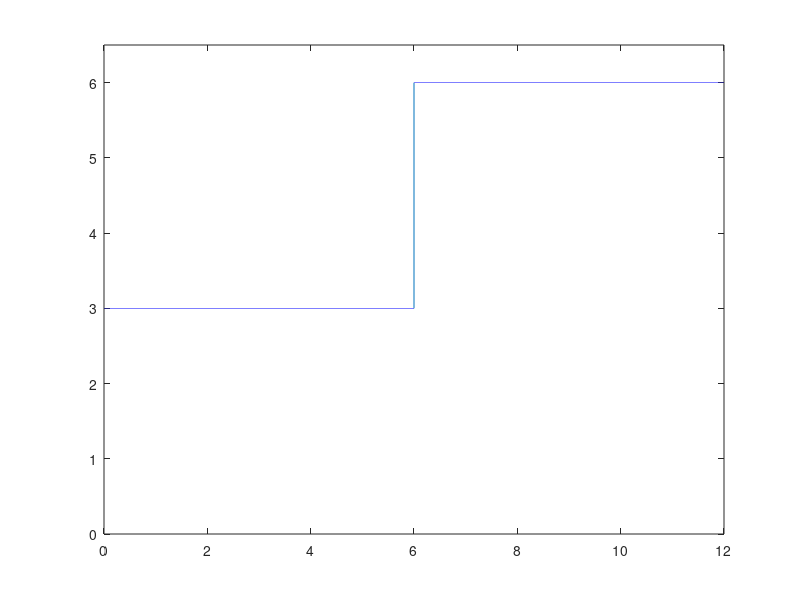

Recreate this plot in MATLAB. (Note: this script raises an error after producing the figure.)
% sudden transition
clear;
clear;
xmin=-10;
xmax=10;
nx=1000;
dx=(xmax-xmin)./nx;
x=zeros(1,nx);
for j=1:nx
    x(j)=dx*(j-nx/2);
end
% x=linspace(xmin,xmax,nx);
tmin=0;
tmax=12;
nt=240000;
dt=(tmax-tmin)/nt;
t=zeros(1,nt);
for i=1:nt
    t(i)=i*dt;
end
% t=linspace(tmin,tmax,nt);

w_i=3;
w_f=6;
w(1:nt/2)=w_i;
w(nt/2:nt)=w_f;
% a=(w_f+w_i)/2;
% b=(w_f-w_i)/2;
% dT=0.001;
% w=a+b.*(tanh((t-6)./dT));
figure(1)
plot(t,w)
axis([0 tmax 0 6.5])

   V_i=0.5*(w_i.*x).^2;
   
   psi_i=((w_i/pi)^0.25).*exp(-(w_i/2).*x.^2);
   
   R_initial=real(psi_i);
   I_initial=imag(psi_i);

   I_next1=zeros(1,nx);
   R_next1=zeros(1,nx);
   % Initial run of Im(psi) and Re(psi)
   for n=2:nx-1
    I_next1(n)=I_initial(n)+(dt/(2*(dx^2)))*(R_initial(n+1)-2*R_initial(n)+R_initial(n-1))-dt*V_i(n)*R_initial(n);
    I_next1(1)=0;
    I_next1(nx)=0;
   end
   for n=2:nx-1
    R_next1(n)=R_initial(n)-(dt/(2*(dx^2)))*(I_initial(n+1)-2*I_initial(n)+I_initial(n-1))+dt*V_i(n)*I_initial(n);   
    R_next1(1)=0;
    R_next1(nx)=0;
   end
   
   R_current=R_next1;
   I_current=I_next1;
   I_next=zeros(1,nx);
   R_next=zeros(1,nx);
   
   for i=1:240000
    
    V=0.5*(w(i).*x).^2;
    
    [I_next]= imag_psi(x, nx, I_current, R_current, dt, dx, w(i));
    I_current=I_next;
    [R_next]= real_psi(x, nx, R_current, I_current, dt, dx, w(i));
    R_current=R_next;

    pd=R_current.^2+I_current.^2;
    
    if rem(i, 1200)==0
        
    figure(2)
    plot(x,R_current,'r')
    hold on
    plot(x,I_current,'b')
    plot(x,pd,'-k')
    plot(x,V)
    hold off
    xlabel('x','Fontsize', 24)
    title('Probability density, real and imaginary part of psi','Fontsize', 24)
    set(gca,'fontsize',20)
    axis([-10 10 -2 2])
    drawnow;
    
    end
    
    end
   psi_random_1=R_current+1i.*I_current;

   pd_random_1=(abs(psi_random_1)).^2;
   %A is the normalization constant
   A=1./sqrt((trapz(x,pd_random_1)));
   %normalized psi
   psi_random_2=A.*psi_random_1;
   %normalization check
   pd_random_2=(abs(psi_random_2)).^2;
   B=trapz(x,pd_random_2); % B should be 1 if psi_random is normalized

   %c(i) is square root of the probability amplitude in the i-th eigenstate
   c=zeros(1,5);
   %C(i) is the probability amplitude in the i-th eigenstate
   C=zeros(1,5);
   for a=1:5
    
    overlap=conj(psiNoverlap(x,w_f,a-1)).*psi_random_2;
    
    c(a)=trapz(x,overlap);
    C(a)=(abs(c(a)))^2;
    
%     disp(C(i))
   end
   figure(4)
   y=0:1:4;
   plot(y,C,'o','MarkerSize', 15)
   
   txt0 = '\leftarrow |C_0|^2 = 0.9428';
   txt2 = '\leftarrow |C_2|^2 = 0.05239';
   txt4 = '\downarrow |C_4|^2 = 0.004386';
   t0=text(0,C(1),txt0);
   t2=text(2,C(3),txt2);
   t4=text(4,C(5)+0.05,txt4);
   t0.FontSize = 20;
   t2.FontSize = 20;
   t4.FontSize = 20;
   axis([-0.5 5 0 1])
   xlabel('n','Fontsize', 24)
   ylabel('probability Cn^2','Fontsize', 24)
   title('|C(n)|^2 for n=0,1,2,3,4 ')
   set(gca,'fontsize',20)
